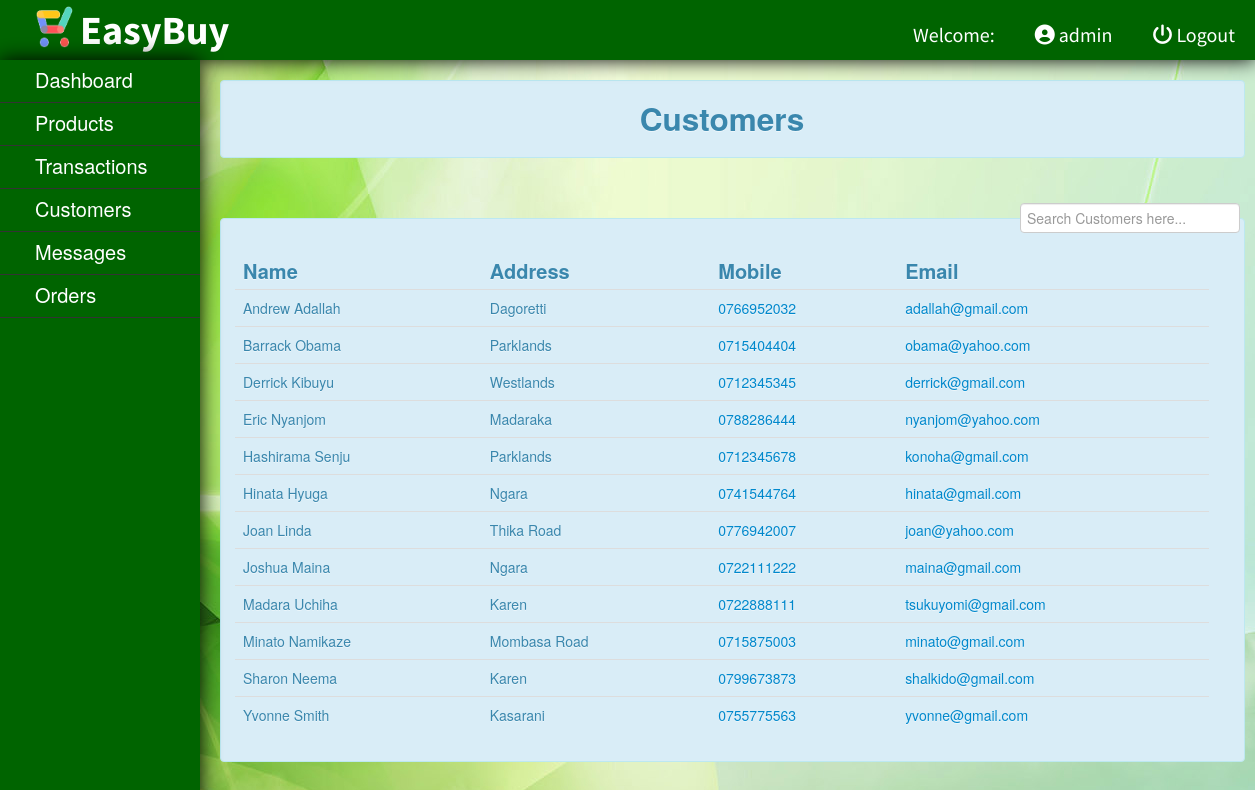
The page /admin/customer.php (signed in) on the database its author committed.
### tables this page shows
CREATE TABLE `customer` (
  `customerid` int(11) NOT NULL,
  `firstname` varchar(26) NOT NULL,
  `lastname` varchar(26) NOT NULL,
  `address` varchar(26) NOT NULL,
  `mobile` varchar(15) DEFAULT NULL,
  `email` varchar(35) NOT NULL
);

### admin/customer.php (the view, shortened to what this page needs)
<?php
	include("../db/dbconn.php");
?>
<!DOCTYPE html>
<html>
<?php require_once('../template/header_admin.php'); ?>
	<br>
	<?php require_once('../template/admin_nav.php'); ?>
	<div id="rightcontent" style="position:absolute; top:10%;">
			<div class="alert alert-info"><center><h2>Customers</h2></center></div>
			<br />
				<label  style="padding:5px; float:right;"><input type="text" name="filter" placeholder="Search Customers here..." id="filter"></label>
			<br />
		<div class="alert alert-info">
			<table class="table table-hover" style="background-color:;">
				<thead>
				<tr style="font-size:20px;">
					<th>Name</th>
					<th>Address</th>
					<th>Mobile</th>
					<th>Email</th>
				</tr>
				</thead>
				<?php
					$query = $conn->query("SELECT * FROM `customer` ORDER BY firstname") or die(mysqli_error());
					while($fetch = $query->fetch_array())
						{
				?>
				<tr>
					<td><?= $fetch['firstname'];?>&nbsp;<?php echo  $fetch['lastname'];?></td>
					<td><?= $fetch['address']?></td>
					<td><?= "<a href='tel:".$fetch['mobile']."'>". $fetch['mobile']."</a>"?></td>
					<td><?= "<a href='mailto:".$fetch['email']."'>". $fetch['email']."</a>"?></td>
				</tr>
				<?php
					}
				?>
			</table>
		</div>
	</div>
</body>
</html>

### template/header_admin.php
<?php require_once('../template/admin_head.php'); ?>
<body>
	<div id="header" style="position:fixed;">
		<img src="../img/logo.png">
		<label>EasyBuy</label>
		<?php
				$id = (int) $_SESSION['id'];
					$query = $conn->query ("SELECT * FROM admin WHERE adminid = '$id' ") or die (mysqli_error());
					$fetch = $query->fetch_array ();
			?>
			<ul>
				<li><a href="../function/admin_logout.php"><i class='fas fa-power-off'></i> Logout</a></li>
				<li><a><i class='fas fa-user-circle'></i> <?php echo $fetch['username']; ?></a></li>
				<li>Welcome:</li>
			</ul>
	</div>

### css/style.css (style rules this page uses)
body { background-image: url("../img/background.jpg"); background-attachment: fixed; }
#header { height:60px; width:100%; background-color:#006400; color:#fff; text-indent:10px; box-shadow:0px 0px 20px 0px black; }
#header img { position:absolute; height:45px; width:45px; margin-left:20px; margin-top:2.5px; }
#header label { position:relative; top:20px; color:#fff; text-indent:80px; font-size:40px; clear:both; font-family: "Source Sans Pro", sans-serif; font-weight: bold; }
#header ul { list-style-type:none; position:relative; font-family: "Source Sans Pro", sans-serif; }
#header ul li { display:inline; position:relative; font-size: 20px; float:right; margin-right:20px; }
#header ul li a { text-decoration:none; color:#fff; display: block; transition: all 0.3s ease-out; }
#rightcontent { position:relative; width:1025px; top:50px; left:220px; z-index:-99999; }

### rows shown on the page
customer: firstname "Andrew", lastname "Adallah", address "Dagoretti", mobile "0766952032", email "adallah@gmail.com"
customer: firstname "Barrack", lastname "Obama", address "Parklands", mobile "0715404404", email "obama@yahoo.com"
customer: firstname "Derrick", lastname "Kibuyu", address "Westlands", mobile "0712345345", email "derrick@gmail.com"
customer: firstname "Eric", lastname "Nyanjom", address "Madaraka", mobile "0788286444", email "nyanjom@yahoo.com"
customer: firstname "Hashirama", lastname "Senju", address "Parklands", mobile "0712345678", email "konoha@gmail.com"
customer: firstname "Hinata", lastname "Hyuga", address "Ngara", mobile "0741544764", email "hinata@gmail.com"
customer: firstname "Joan", lastname "Linda", address "Thika Road", mobile "0776942007", email "joan@yahoo.com"
customer: firstname "Joshua", lastname "Maina", address "Ngara", mobile "0722111222", email "maina@gmail.com"
customer: firstname "Madara", lastname "Uchiha", address "Karen", mobile "0722888111", email "tsukuyomi@gmail.com"
customer: firstname "Minato", lastname "Namikaze", address "Mombasa Road", mobile "0715875003", email "minato@gmail.com"
customer: firstname "Sharon", lastname "Neema", address "Karen", mobile "0799673873", email "shalkido@gmail.com"
customer: firstname "Yvonne", lastname "Smith", address "Kasarani", mobile "0755775563", email "yvonne@gmail.com"

### other values the page prints
$fetch['username'] "admin"
